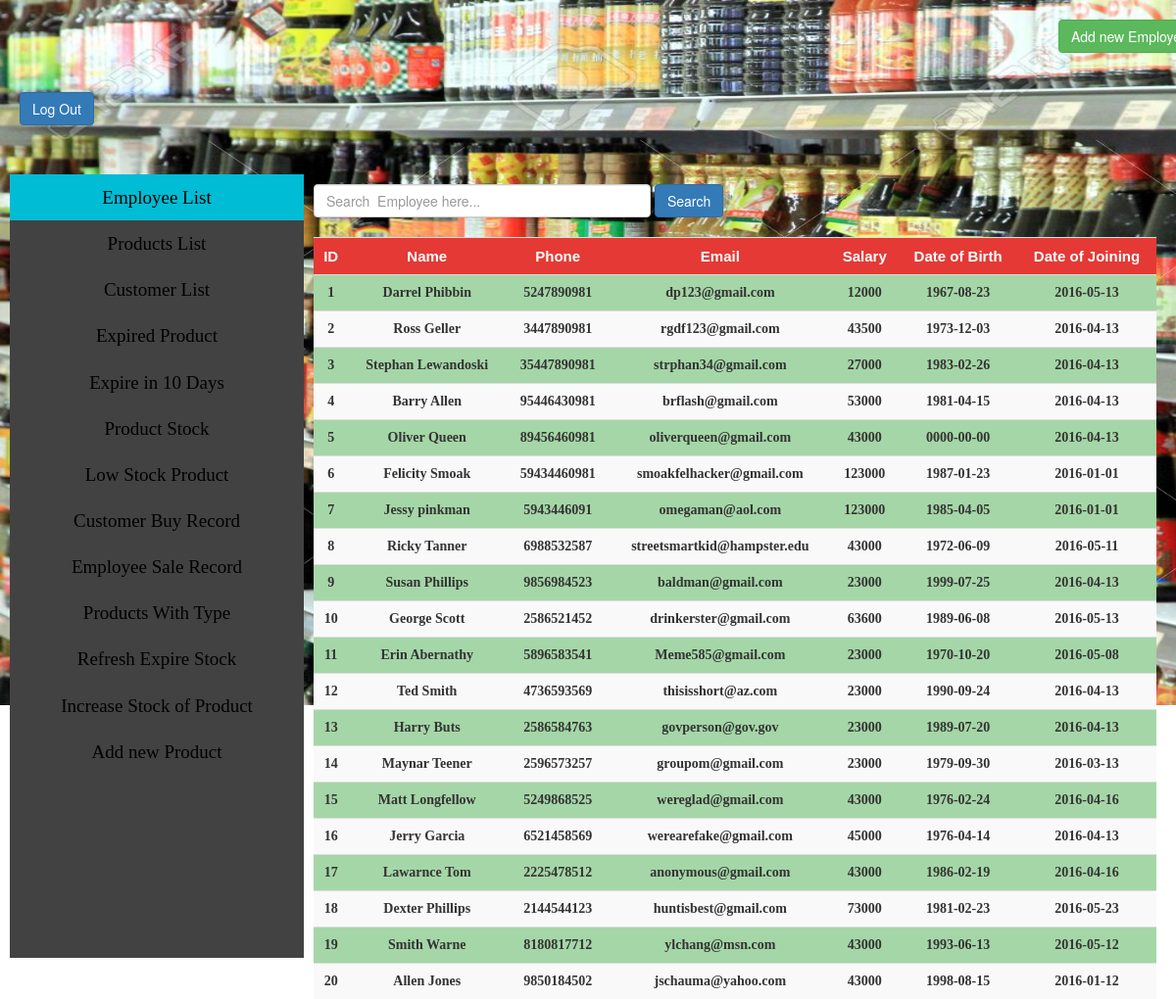
Screenshot of /SHOP/AdminPage.php with the database file from the repository.
### tables this page shows
CREATE table employee
(
	emp_id int ,
    emp_f_name varchar(28),
    emp_l_name varchar(28),
    emp_address varchar(128),
    emp_phone varchar(13) unique not null,    
    emp_email varchar(128) unique not null,
    emp_sal double,
    emp_dob date not null,
    emp_gen varchar(1),
    Date_joined date not null,    
    primary key(emp_id)
);

### SHOP/Adminpage.php (the view, shortened to what this page needs)
<!DOCTYPE html>
<html lang="en">
  <head>
	    <link rel="stylesheet" type="text/css" href="admincss.css">
      <link href="css/bootstrap.min.css" rel="stylesheet">
  </head>
  <body>
  <?php
    require 'connect.inc.php';
    $query="select * from employee";
    $empnm=$query_run="";
    if(isset($_POST['searchbtn']))
    {
      $empnm=$_POST['empsearch'];
      $query="select * from employee where emp_f_name like '%$empnm%' ";
      if (empty($_POST["empsearch"]))
      {
          $query="select * from employee";
      }
    }
    else
    {
      $query="select * from employee";
    }
    $query_run=mysqli_query($conn,$query);
  ?>
    <a href="newuser.php"><input type="button" class="btn btn-success" value="Add new Employee " id="nwusrbtn"></a>
    <a href="index.php"><input type="button" class="btn btn-primary" value="Log Out" id="lgout"></a>
    <br><br>
    <ul class="nav">
      <li><a href="#" class="active">Employee List</a></li>
      <li><a href="products.php">Products List</a></li>
      <li><a href="customer.php">Customer List</a></li>
      <li><a href="expired.php">Expired Product</a></li>
      <li><a href="expire.php">Expire in 10 Days</a></li>
      <li><a href="stock.php">Product Stock</a></li>
      <li><a href="lowstock.php">Low Stock Product</a></li>
      <li><a href="custrecord.php">Customer Buy Record</a></li>
      <li><a href="emprecord.php">Employee Sale Record</a></li>
      <li><a href="producttype.php">Products With Type </a></li>
      <li><a href="refresh.php">Refresh Expire Stock</a></li>
      <li><a href="instk.php">Increase Stock of Product</a></li>
      <li><a href="newpro.php">Add new Product</a></li>
    </ul>
    <div class="sidebar">
          <form class="form-inline" action="Adminpage.php" method="POST">
                    <input type="text" name="empsearch" size="40" class="form-control" placeholder="Search  Employee here...">
                    <button type="submit" class="btn btn-primary nav-button" name="searchbtn" value="<?php echo $empnm; ?>">Search</button>
          </form><br>
          <table class="table table-striped">
            <tr>
              <td class="head"> ID </td>
              <td class="head"> Name </td>
              <td class="head"> Phone </th>
              <td class="head"> Email </th>
              <td class="head"> Salary </th>
              <td class="head"> Date of Birth </th>
              <td class="head"> Date of Joining </th>
            </tr>
            <?php while($row=mysqli_fetch_assoc($query_run)):?>
            <tr>
                <td><?php echo $row['emp_id']?></td>
                <td><?php echo $row['emp_f_name'].' '.$row['emp_l_name']?></td>
                <td><?php echo $row['emp_phone']?></td>
                <td><?php echo $row['emp_email']?></td>
                <td><?php echo $row['emp_sal']?></td>
                <td><?php echo $row['emp_dob']?></td>
                <td><?php echo $row['Date_joined']?></td>
            </tr>
          <?php endwhile;?>
          </table>
    </div>
  </body>
</html>

### SHOP/admincss.css (style rules this page uses)
body { background-image:url(shop2.jpg); font-size: 10px; height: 100px; background-size: 1600px 720px; background-attachment: fixed; background-repeat:no-repeat; font-family:serif; }
#lgout { margin: 20px 0px 20px 20px; }
#nwusrbtn { margin: 20px 0px 20px 1080px; }
ul.nav { list-style-type: none; float: left; top: 5px; width: 25%; overflow: auto; height: 800%; margin: 10px; padding: 0px; background-color: #424242; }
td { text-align:center; font-size: 14px; font-weight: bold; font-family: comic sans ms; }
.head { font-weight: bolder; font-size: 15px; font-family: Helvetica; color: white; text-align: center; background-color:#E53935; }
tr:nth-child(even) { background: #A5D6A7; }
.nav li a { display: block; text-decoration: none; text-align: center; color: black; padding: 5px; font-size: 19px; font-family: verdana; }
.sidebar { margin-left: 25%; padding: 20px; height:800%; }
.active { background-color: #00BCD4; color: red; }

### rows the page displays
employee: emp_id "1", emp_f_name "Darrel", emp_l_name "Phibbin", emp_phone "5247890981", emp_email "dp123@gmail.com", emp_sal "12000", emp_dob "1967-08-23", Date_joined "2016-05-13"
employee: emp_id "2", emp_f_name "Ross", emp_l_name "Geller", emp_phone "3447890981", emp_email "rgdf123@gmail.com", emp_sal "43500", emp_dob "1973-12-03", Date_joined "2016-04-13"
employee: emp_id "3", emp_f_name "Stephan", emp_l_name "Lewandoski", emp_phone "35447890981", emp_email "strphan34@gmail.com", emp_sal "27000", emp_dob "1983-02-26", Date_joined "2016-04-13"
employee: emp_id "4", emp_f_name "Barry", emp_l_name "Allen", emp_phone "95446430981", emp_email "brflash@gmail.com", emp_sal "53000", emp_dob "1981-04-15", Date_joined "2016-04-13"
employee: emp_id "5", emp_f_name "Oliver", emp_l_name "Queen", emp_phone "89456460981", emp_email "oliverqueen@gmail.com", emp_sal "43000", emp_dob "0000-00-00", Date_joined "2016-04-13"
employee: emp_id "6", emp_f_name "Felicity", emp_l_name "Smoak", emp_phone "59434460981", emp_email "smoakfelhacker@gmail.com", emp_sal "123000", emp_dob "1987-01-23", Date_joined "2016-01-01"
employee: emp_id "7", emp_f_name "Jessy", emp_l_name "pinkman", emp_phone "5943446091", emp_email "omegaman@aol.com", emp_sal "123000", emp_dob "1985-04-05", Date_joined "2016-01-01"
employee: emp_id "8", emp_f_name "Ricky", emp_l_name "Tanner", emp_phone "6988532587", emp_email "streetsmartkid@hampster.edu", emp_sal "43000", emp_dob "1972-06-09", Date_joined "2016-05-11"
employee: emp_id "9", emp_f_name "Susan", emp_l_name "Phillips", emp_phone "9856984523", emp_email "baldman@gmail.com", emp_sal "23000", emp_dob "1999-07-25", Date_joined "2016-04-13"
employee: emp_id "10", emp_f_name "George", emp_l_name "Scott", emp_phone "2586521452", emp_email "drinkerster@gmail.com", emp_sal "63600", emp_dob "1989-06-08", Date_joined "2016-05-13"
employee: emp_id "11", emp_f_name "Erin", emp_l_name "Abernathy", emp_phone "5896583541", emp_email "Meme585@gmail.com", emp_sal "23000", emp_dob "1970-10-20", Date_joined "2016-05-08"
employee: emp_id "12", emp_f_name "Ted", emp_l_name "Smith", emp_phone "4736593569", emp_email "thisisshort@az.com", emp_sal "23000", emp_dob "1990-09-24", Date_joined "2016-04-13"
employee: emp_id "13", emp_f_name "Harry", emp_l_name "Buts", emp_phone "2586584763", emp_email "govperson@gov.gov", emp_sal "23000", emp_dob "1989-07-20", Date_joined "2016-04-13"
employee: emp_id "14", emp_f_name "Maynar", emp_l_name "Teener", emp_phone "2596573257", emp_email "groupom@gmail.com", emp_sal "23000", emp_dob "1979-09-30", Date_joined "2016-03-13"
employee: emp_id "15", emp_f_name "Matt", emp_l_name "Longfellow", emp_phone "5249868525", emp_email "wereglad@gmail.com", emp_sal "43000", emp_dob "1976-02-24", Date_joined "2016-04-16"
employee: emp_id "16", emp_f_name "Jerry", emp_l_name "Garcia", emp_phone "6521458569", emp_email "werearefake@gmail.com", emp_sal "45000", emp_dob "1976-04-14", Date_joined "2016-04-13"
employee: emp_id "17", emp_f_name "Lawarnce", emp_l_name "Tom", emp_phone "2225478512", emp_email "anonymous@gmail.com", emp_sal "43000", emp_dob "1986-02-19", Date_joined "2016-04-16"
employee: emp_id "18", emp_f_name "Dexter", emp_l_name "Phillips", emp_phone "2144544123", emp_email "huntisbest@gmail.com", emp_sal "73000", emp_dob "1981-02-23", Date_joined "2016-05-23"
employee: emp_id "19", emp_f_name "Smith", emp_l_name "Warne", emp_phone "8180817712", emp_email "ylchang@msn.com", emp_sal "43000", emp_dob "1993-06-13", Date_joined "2016-05-12"
employee: emp_id "20", emp_f_name "Allen", emp_l_name "Jones", emp_phone "9850184502", emp_email "jschauma@yahoo.com", emp_sal "43000", emp_dob "1998-08-15", Date_joined "2016-01-12"
